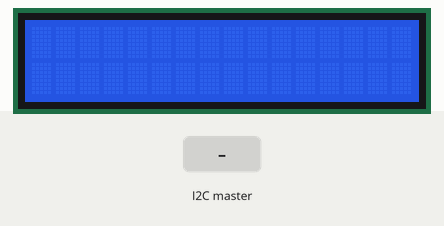
The sketch below on a simulated Arduino Uno, built with avr-gcc and run on an emulated ATmega328P. Shown: 16×2 character LCD. The inputs (shaded band) are chosen by the test bench. What the sketch prints to the serial monitor is not drawn.

Above: at 1.2 s.
1.3 s: the I2C master sends the byte 1
At 2.0 s:
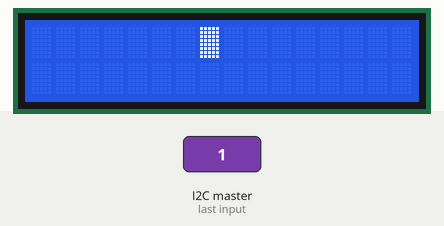
2.8 s: the I2C master sends the byte 1
At 3.1 s:
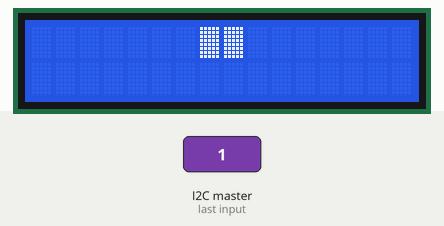
4.3 s: the I2C master sends the byte 1
At 5.5 s:
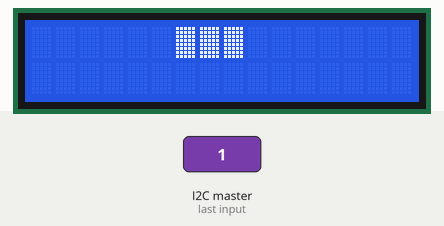
5.8 s: the I2C master sends the byte 1
At 6.6 s:
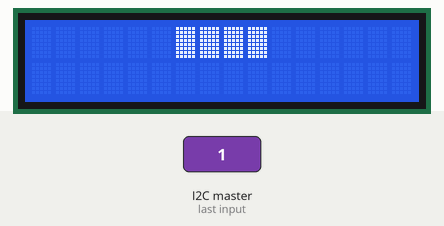
7.3 s: the I2C master sends the byte 0
At 7.8 s:
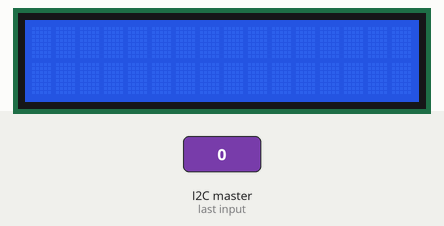
Timing chart, 0 to 9.8 s (numbered marks = the images above; inputs shaded):
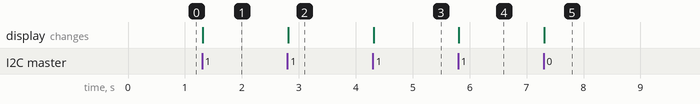

Measured:
- after the input at 1.3 s, the display: changes at once (image 1)
- after the input at 2.8 s, the display: changes at once (image 2)
- after the input at 4.3 s, the display: changes at once (image 3)
- after the input at 5.8 s, the display: changes at once (image 4)
- after the input at 7.3 s, the display: changes at once (image 5)

The sketch:

calculator.ino
```cpp
//----------------------------------------------------------------
// Module name:
//    calculator.ino
// Languange:
//    Wiring/Arduino
// Description:
//    The program takes user's input from the Serial Monitor and
//    prints the input and result on a LCD.
// Author:
//    Mingxiao An, Man Sun, Muhan Li
//  Rev.0 12 July 2017
//  Rev.1 13 July 2017
//  Rev.2 16 July 2017
//----------------------------------------------------------------
#include "Arduino.h"
#include "headers/constant.h"
#include "headers/phase.h"
#include "headers/test.h"

#if PHASE == 0                  // used for testing

// the setup routine runs once when you press reset:
void setup() {
    Serial.begin(BAUD_RATE);    // start serial port at baud rate
    test::setup();              // use the setup function in test namespace
}

// the loop routine runs over and over again forever:
void loop() {
    test::loop();               // use the loop function in test namespace
}

#else                           // used for displaying

// the setup routine runs once when you press reset:
void setup() {
    Serial.begin(BAUD_RATE);    // start serial port at baud rate
    phase::setup();             // use the setup function in test namespace
}

// the loop routine runs over and over again forever:
void loop() {
    phase::loop();              // use the loop function in test namespace
}

#endif  // PHASE == 0
```

command.cpp
```cpp
//----------------------------------------------------------------
//  Module name:
//      display.cpp
//  Languange:
//      C++
//  Description:
//      This header defines functions for commands used for i2c transfer,
//      including addCmd(), printErr(), printAns() and clear(), as well
//      as the event reciever.
//  Author:
//      Mingxiao An, Man Sun, Muhan Li
//  Rev.0 12 July 2017
//  Rev.1 13 July 2017
//  Rev.2 16 July 2017
//  Rev.3 17 July 2017
//----------------------------------------------------------------

#include "Arduino.h"
#include "Wire.h"
#include "../headers/constant.h"
#include "../headers/command.h"
#include "../headers/display.h"
#include "string.h"

namespace command {
    //-----------------------------------------------------------
    // addCmd
    //
    // Purpose:
    //    add one character to the remote lcd as input
    // Parameters:
    //    [in] char - the character to be sent to the remote lcd
    // Returns:
    //    void
    // Author:
    //    Mingxiao An, Man Sun, Muhan Li
    //  Rev.0 12 July 2017
    //  Rev.1 13 July 2017
    //  Rev.2 16 July 2017
    //  Rev.3 17 July 2017
    //-----------------------------------------------------------
    void addCmd(char cmd) {
        Wire.beginTransmission(I2C_PORT);   // start transmitting
        Wire.write(Command::ADDCMD);        // send the addcmd command
        Wire.write(cmd);                    // send the cmd to output
        Wire.endTransmission();             // stop transmitting
        Serial.print(cmd);                  // echo the output to monitor
    }

    //-----------------------------------------------------------
    // printErr
    //
    // Purpose:
    //    send error information to the remote lcd
    // Parameters:
    //    [in] char* - the char array (contains error info) to be
    //                 sent to the remote lcd
    // Returns:
    //    void
    // Author:
    //    Mingxiao An, Man Sun, Muhan Li
    //  Rev.0 12 July 2017
    //  Rev.1 13 July 2017
    //  Rev.2 16 July 2017
    //  Rev.3 17 July 2017
    //-----------------------------------------------------------
    void printErr(char const* err) {
        Wire.beginTransmission(I2C_PORT);   // start transmitting
        Wire.write(Command::PRINTERR);      // send the printerr command
        Wire.write(err, strlen(err));       // send the error info
        Wire.endTransmission();             // stop transmitting
        Serial.println();
        Serial.println(err);                // echo the output to monitor
    }

    //-----------------------------------------------------------
    // printAns
    //
    // Purpose:
    //    send the result to the remote lcd
    // Parameters:
    //    [in] int - the result to be sent to the remote lcd
    // Returns:
    //    void
    // Author:
    //    Mingxiao An, Man Sun, Muhan Li
    //  Rev.0 12 July 2017
    //  Rev.1 13 July 2017
    //  Rev.2 16 July 2017
    //  Rev.3 17 July 2017
    //-----------------------------------------------------------
    void printAns(int ans) {
        char buf[32];
        sprintf(buf, "%d", ans);
        Wire.beginTransmission(I2C_PORT);   // start transmitting
        Wire.write(Command::PRINTANS);      // send the printans command
        Wire.write(buf, strlen(buf));       // send the answer
        Wire.endTransmission();             // stop transmitting
        Serial.println(ans);                // echo the output to monitor
    }

    //-----------------------------------------------------------
    // clear
    //
    // Purpose:
    //    clear and initialize the remote lcd
    // Parameters:
    //    void
    // Returns:
    //    void
    // Author:
    //    Mingxiao An, Man Sun, Muhan Li
    //  Rev.0 12 July 2017
    //  Rev.1 13 July 2017
    //  Rev.2 16 July 2017
    //  Rev.3 17 July 2017
    //-----------------------------------------------------------
    void clear() {
        Wire.beginTransmission(I2C_PORT);   // start transmitting
        Wire.write(Command::CLEAR);         // send the clear command
        Wire.endTransmission();             // stop transmitting
    }

    //-----------------------------------------------------------
    // receiveEvent
    //
    // Purpose:
    //    receive a command from a remote cmd and execute it,
    //    registered as an event.
    // Parameters:
    //    [in] int - the number of the bytes that need to be received,
    //               this input is managed by Wire.
    // Returns:
    //    void
    // Author:
    //    Mingxiao An, Man Sun, Muhan Li
    //  Rev.0 12 July 2017
    //  Rev.1 13 July 2017
    //  Rev.2 16 July 2017
    //  Rev.3 17 July 2017
    //-----------------------------------------------------------
    // this function is registered as an event:
    void receiveEvent(int numBytes) {
        char ch;                            // input char from remote lcd
        char buf[32];                       // store the input command
        Command cmd = (Command)Wire.read(); // read the first char
        numBytes -= 1;                      // remained length decreased
        switch (cmd) {                      // recognize the command
            case Command::ADDCMD:           // display a char (1st row)
                ch = Wire.read();           // read one char from Wire
                display::addCmd(ch);        // display the char on lcd
                break;
            case Command::PRINTANS:         // display answer (2nd row)
            case Command::PRINTERR:         // display error (2nd row)
                for (int i = 0; i < numBytes; i++) {
                    buf[i] = Wire.read();   // read all the remaining
                }                           // char one by one
                buf[numBytes] = '\0';       // add a null char in the end
                display::printErr(buf);     // display the error on lcd
                break;
            case Command::CLEAR:            // clear and initialize lcd
                display::clear();           // clear and initialize lcd
                break;
        }
    }
}
```

command.h
```cpp
//----------------------------------------------------------------
//  Module name:
//      display.h
//  Languange:
//      C++
//  Description:
//      This header defines functions for commands used for i2c transfer,
//      including addCmd(), printErr(), printAns() and clear(), as well
//      as the event reciever.
//  Author:
//      Mingxiao An, Man Sun, Muhan Li
//  Rev.0 12 July 2017
//  Rev.1 13 July 2017
//  Rev.2 16 July 2017
//  Rev.3 17 July 2017
//----------------------------------------------------------------

#ifndef COMMAND_H
#define COMMAND_H

namespace command {
    enum Command {
        CLEAR, ADDCMD, PRINTERR, PRINTANS
    };

    void addCmd(char);          // add one character to the remote lcd as input
    void printErr(char const*); // print error information to the remote lcd
    void printAns(int);         // print the result to the remote lcd
    void clear();               // clear and initialize the remote lcd

    // this function is registered as an event:
    void receiveEvent(int);
}

#endif  // COMMAND_H
```

constant.h
```cpp
//----------------------------------------------------------------
//  Module name:
//      constant.h
//  Languange:
//      C++
//  Description:
//      This header defines constants used in the program, such as
//      pin numbers, baud rate, and other constant values.
//  Author:
//      Mingxiao An, Man Sun, Muhan Li
//  Rev.0 12 July 2017
//  Rev.1 13 July 2017
//  Rev.2 16 July 2017
//----------------------------------------------------------------

#ifndef CONSTANT_H
#define CONSTANT_H

#define BAUD_RATE   9600                // baud rate for serial monitor
#define LCD_PORT    2, 3, 4, 5, 6, 7, 8 // bus 1 of the Seeduino sensor Chasis
#define I2C_PORT    4                   // analog port for i2c bus
#define PHASE       4                   // when phase is 0, the code goes to test
#define TEST        1                   // the test code No.
#define MASTER      2                   // 1 for MASTER, 2 for SLAVE
#endif  // CONSTANT_H
```

display.cpp
```cpp
//----------------------------------------------------------------
//  Module name:
//      display.cpp
//  Languange:
//      C++
//  Description:
//      The module implements the display functions and interfaces
//      of the calculator.
//  Author:
//      Mingxiao An, Man Sun, Muhan Li
//  Rev.0 12 July 2017
//  Rev.1 13 July 2017
//  Rev.2 16 July 2017
//----------------------------------------------------------------
#include "../headers/display.h"
#include "Arduino.h"
#include <string.h>
#include <stdio.h>

namespace display {
    LiquidCrystal lcd(LCD_PORT);        // initialize a lcd
    int count;                          // to store the number of the characters already input
    int shift;                          // to store how many times the lcd scrolls left

    //-----------------------------------------------------------
    // begin
    //
    // Purpose:
    //    initialize some local variables and prepare for the display
    // Parameters:
    //    void
    // Returns:
    //    void
    // Author:
    //    Mingxiao An, Man Sun, Muhan Li
    //  Rev.0 12 July 2017
    //  Rev.1 13 July 2017
    //  Rev.2 16 July 2017
    //-----------------------------------------------------------
    void begin() {
        lcd.begin(16, 2);               // 16 * 2 characters
        count = 0, shift = 0;           // initialize to zero
        lcd.setCursor(7, 0);            // set the cursor to the middle of the first line
    }

    //-----------------------------------------------------------
    // addCmd
    //
    // Purpose:
    //    add one character to the lcd as input
    // Parameters:
    //    [in] char - the character to be printed on the screen
    // Returns:
    //    void
    // Author:
    //    Mingxiao An, Man Sun, Muhan Li
    //  Rev.0 12 July 2017
    //  Rev.1 13 July 2017
    //  Rev.2 16 July 2017
    //-----------------------------------------------------------
    void addCmd(char input) {
        count ++;                           // increase the count by one
        if(count != 1 && count % 2 == 1) {  // decide if the display should scroll left
            lcd.scrollDisplayLeft();        // scroll the display left
            shift ++;                       // record the change
        }
        lcd.print(input);                   // print the input char to the lcd
        Serial.print(input);                // print the input char to the serial monitor
    }

    //-----------------------------------------------------------
    // printErr
    //
    // Purpose:
    //    print error information on the lcd
    // Parameters:
    //    [in] char* - the char array (contains error info) to be
    //                 printed on the second line of lcd
    // Returns:
    //    void
    // Author:
    //    Mingxiao An, Man Sun, Muhan Li
    //  Rev.0 12 July 2017
    //  Rev.1 13 July 2017
    //  Rev.2 16 July 2017
    //-----------------------------------------------------------
    void printErr(char const * output) {
        // set the cursor according to the length of the char array
        lcd.setCursor(shift + 8 - strlen(output) / 2, 1);
        lcd.print(output);      // print the error information on the lcd
        Serial.println("");     // print on a new line of serial monitor
        Serial.println(output); // print the error information on the serial monitor
    }

    //-----------------------------------------------------------
    // printAns
    //
    // Purpose:
    //    print the result of calculation on lcd
    // Parameters:
    //    [in] int - the result to be printed on the lcd
    // Returns:
    //    void
    // Author:
    //    Mingxiao An, Man Sun, Muhan Li
    //  Rev.0 12 July 2017
    //  Rev.1 13 July 2017
    //  Rev.2 16 July 2017
    //-----------------------------------------------------------
    void printAns(int output) {
        char buf[32];               // initialize a buffer to store result message
        sprintf(buf, "%d", output); // push the integer as a string into the buffer
        lcd.setCursor(shift + 8 - strlen(buf) / 2, 1);
                                // set the cursor according to the length of result
        lcd.print(buf);         // print the result stored in the buffer to lcd
        Serial.println(output); // print the integer result to the serial monitor
    }

    //-----------------------------------------------------------
    // clear
    //
    // Purpose:
    //    clear all the content on lcd and set to the initial state
    // Parameters:
    //    void
    // Returns:
    //    void
    // Author:
    //    Mingxiao An, Man Sun, Muhan Li
    //  Rev.0 12 July 2017
    //  Rev.1 13 July 2017
    //  Rev.2 16 July 2017
    //-----------------------------------------------------------
    void clear() {
        lcd.clear();            // clear all the content on lcd and scroll back to initial
        lcd.setCursor(7, 0);    // set the cursor to the beginnig point of input
        count = 0, shift = 0;   // set to initial value
    }

}
```

display.h
```cpp
//----------------------------------------------------------------
//  Module name:
//      display.h
//  Languange:
//      C++
//  Description:
//      This header defines functions for display used in the program,
//      including begin(), addCmd(), printErr(), printAns() and clear().
//  Author:
//      Mingxiao An, Man Sun, Muhan Li
//  Rev.0 12 July 2017
//  Rev.1 13 July 2017
//  Rev.2 16 July 2017
//----------------------------------------------------------------
#ifndef DISPLAY_H
#define DISPLAY_H

#include <LiquidCrystal.h>
#include "../headers/constant.h"

namespace display {
    void begin();               // initialize some local variables and prepare for the display
    void addCmd(char);          // add one character to the lcd as input
    void printErr(char const*); // print error information on the lcd
    void printAns(int);         // print the result of calculation on lcd
    void clear();               // clear all the content on lcd and set to the initial state
}

#endif
```

phase.h
```cpp
//----------------------------------------------------------------
//  Module name:
//      phase.h
//  Languange:
//      C++
//  Description:
//      This header provides options for different useages of this
//      module, including three demo phases.
//  Author:
//      Mingxiao An, Man Sun, Muhan Li
//  Rev.0 12 July 2017
//  Rev.1 13 July 2017
//  Rev.2 16 July 2017
//----------------------------------------------------------------
#ifndef PHASE_H
#define PHASE_H

namespace phase {

    namespace phase1 {
        void setup();
        void loop();
    }

    namespace phase2 {
        void setup();
        void loop();
    }

    namespace phase3 {
        void setup();
        void loop();
    }

    namespace phase4 {
        void setup();
        void loop();
    }

    #if PHASE == 1

    using phase1::setup;
    using phase1::loop;

    #elif PHASE == 2

    using phase2::setup;
    using phase2::loop;

    #elif PHASE == 3

    using phase3::setup;
    using phase3::loop;

    #elif PHASE == 4

    using phase4::setup;
    using phase4::loop;

    #endif  // PHASE
}

#endif  // PHASE_H
```

test.h
```cpp
//----------------------------------------------------------------
//  Module name:
//      test.h
//  Languange:
//      C++
//  Description:
//      This header defines namespace for testing of this module.
//  Author:
//      Mingxiao An, Man Sun, Muhan Li
//  Rev.0 12 July 2017
//  Rev.1 13 July 2017
//  Rev.2 16 July 2017
//----------------------------------------------------------------
#ifndef TEST_H
#define TEST_H

#include "../headers/constant.h"

namespace test {

    namespace display {
        void setup();
        void loop();
    }

    #if TEST == 1

    using display::setup;
    using display::loop;

    #endif  // TEST
}

#endif  // TEST_H
```

Source omitted: phase1.cpp (8426 bytes), phase2.cpp (8919 bytes), phase3.cpp (10331 bytes), phase4.cpp (10800 bytes), test_display.cpp (1325 bytes), utils.h (2977 bytes)
